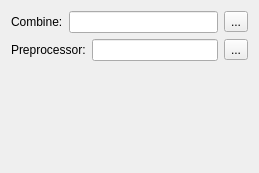
<?xml version="1.0" encoding="UTF-8"?>
<ui version="4.0">
 <class>ToolSetPreferences</class>
 <widget class="QWidget" name="ToolSetPreferences">
  <property name="geometry">
   <rect>
    <x>0</x>
    <y>0</y>
    <width>259</width>
    <height>173</height>
   </rect>
  </property>
  <property name="windowTitle">
   <string>Form</string>
  </property>
  <layout class="QVBoxLayout" name="verticalLayout">
   <item>
    <layout class="QHBoxLayout" name="horizontalLayout">
     <item>
      <widget class="QLabel" name="combineLabel">
       <property name="text">
        <string>Combine:</string>
       </property>
       <property name="buddy">
        <cstring>combineEdit</cstring>
       </property>
      </widget>
     </item>
     <item>
      <widget class="QLineEdit" name="combineEdit"/>
     </item>
     <item>
      <widget class="QToolButton" name="combineButton">
       <property name="text">
        <string>...</string>
       </property>
      </widget>
     </item>
    </layout>
   </item>
   <item>
    <layout class="QHBoxLayout" name="horizontalLayout_2">
     <item>
      <widget class="QLabel" name="prepLabel">
       <property name="text">
        <string>Preprocessor:</string>
       </property>
       <property name="buddy">
        <cstring>prepEdit</cstring>
       </property>
      </widget>
     </item>
     <item>
      <widget class="QLineEdit" name="prepEdit"/>
     </item>
     <item>
      <widget class="QToolButton" name="prepButton">
       <property name="text">
        <string>...</string>
       </property>
      </widget>
     </item>
    </layout>
   </item>
   <item>
    <spacer name="verticalSpacer">
     <property name="orientation">
      <enum>Qt::Vertical</enum>
     </property>
     <property name="sizeHint" stdset="0">
      <size>
       <width>20</width>
       <height>4</height>
      </size>
     </property>
    </spacer>
   </item>
  </layout>
 </widget>
 <resources/>
 <connections/>
</ui>
